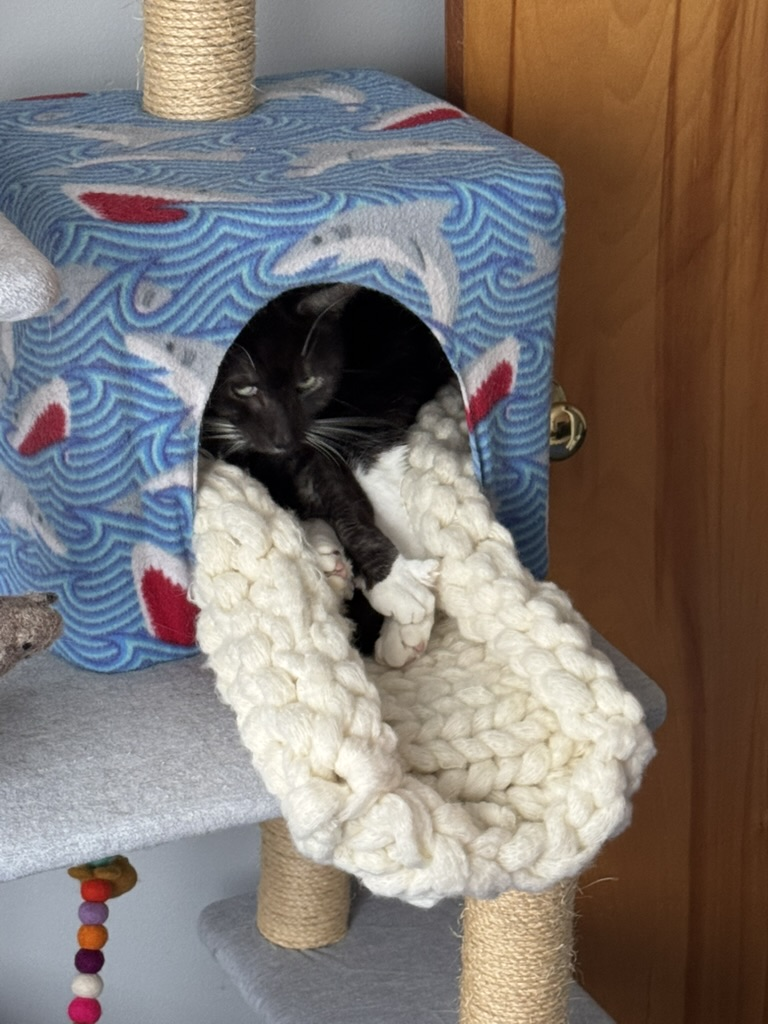
#> input picture StackGP/Dude.jpeg, 768 x 1024 px
$ jupyter execute --allow-errors ImageGPModelDemo.ipynb
#> lines starting #> are read from the running program, lines starting #| are printed output that depends on the picture
### StackGP/StackGP.py
#!/usr/bin/env python
# coding: utf-8

import random
import matplotlib.pyplot as plt
import numpy as np
import math
import copy
import sys
from scipy.stats import pearsonr # for computing correlation
from functools import reduce #for flattening lists
from operator import concat  #for flattening lists
from scipy.stats import trim_mean # for ensemble evaluation
from scipy.stats import differential_entropy
import warnings
import time
import dill
import os
from sklearn.cluster import KMeans #for clustering in ensemble definition
from scipy.optimize import minimize #for uncertainty maximization
from sympy import symbols, simplify, expand
import sympy as sym
# check if connected to a jupyter notebook
try:
    from IPython.display import display, clear_output
except:
    pass

import signal #for timing out functions
from contextlib import contextmanager #for timing out functions

warnings.filterwarnings('ignore', '.*invalid value.*' )
warnings.filterwarnings('ignore', '.*overflow.*' )
warnings.filterwarnings('ignore', '.*divide by.*' )
warnings.filterwarnings('ignore', '.*is constant.*' )
warnings.filterwarnings('ignore', '.*nearly constant.*' )
warnings.filterwarnings('ignore', '.*Polyfit may be.*' )
warnings.filterwarnings('ignore', '.*Number of.*')
# [7 lines left out: function protectDiv, not called in this run]
def add(a,b):
    return a+b
def sub(a,b):
    return a-b
def mult(a,b):
    return a*b
def exp(a):
    return np.exp(a)
# def sine(a,b):
#     return np.sin(a)
# [6 lines left out: function power, not called in this run]
def sqrt(a):
    return np.sqrt(a)
def sqrd(a):
    return a**2
def inv(a):
    return np.array(a).astype(float)**(-1)
def sin(a):
    return np.sin(a)
def cos(a):
    return np.cos(a)
def tan(a):
    return np.tan(a)
def arccos(a):
    return np.arccos(a)
def arcsin(a):
    return np.arcsin(a)
def arctan(a):
    return np.arctan(a)
def tanh(a):
    return np.tanh(a)
def log(a):
    return np.log(a)

def and1(a,b):
    return np.logical_and(a,b)
def or1(a,b):
    return np.logical_or(a,b)
def xor1(a,b):
    return np.logical_xor(a,b)
def nand1(a,b):
    return np.logical_not(np.logical_and(a,b))
def nor1(a,b):
    return np.logical_not(np.logical_or(a,b))
def xnor1(a,b):
    return np.logical_not(np.logical_xor(a,b))
def not1(a):
    return np.logical_not(a)


def defaultOps():
    return [protectDiv,add,sub,mult,exp,sqrd,sqrt,inv,"pop","pop","pop","pop","pop","pop"]
def allOps():
    return [protectDiv,add,sub,mult,exp,sqrd,sqrt,inv,cos,sin,tan,arccos,arcsin,arctan,tanh,log,"pop","pop","pop","pop","pop","pop","pop","pop","pop","pop"]
def booleanOps():
    return [and1,or1,xor1,nand1,nor1,xnor1,not1,"pop","pop","pop","pop","pop","pop","pop"]
def randomInt(a=-3,b=3):
    return random.randint(a,b)
def defaultConst():
    return [np.pi, np.e, randomInt,ranReal ]
def booleanConst():
    return [1,0]
def ranReal(a=20,b=-10):
    return random.random()*a-b


############################
#Data Subsampling Methods
############################
# [49 lines left out: functions randomSubsample, generationProportionalSample, ordinalSample, orderedSample, ordinalBalancedSample, balancedSample, not called in this run]

import inspect
# [4 lines left out: function getArity, not called in this run]

getArity.__doc__ = "getArity(func) takes a function and returns the function arity"
def modelArity(model): #Returns the total arity of a model
    return 1+sum([getArity(i)-1 for i in model[0]])

modelArity.__doc__ = "modelArity(model) returns the total arity of a model"
# [4 lines left out: function listArity, not called in this run]
listArity.__doc__ = "listArity(list) returns the arity of evaluating a list of operators"
def buildEmptyModel(): # Generates an empty model
    return [[],[],[]]
buildEmptyModel.__doc__ = "buildEmptyModel() takes no inputs and generates an empty GP model"
def variableSelect(num): #Function that creates a function to select a specific variable
    return lambda variables: variables[num]
variableSelect.__doc__ = "variableSelect(n) is a function that creates a function to select the nth variable"
def modelToListForm(model):
    model[0]=model[0].tolist()
def modelRestoreForm(model):
    model[0]=np.array(model[0],dtype=object)

# [8 lines left out: function generateRandomModel, not called in this run]
generateRandomModel.__doc__ = "generateRandomModel() takes as input the variables, operators, constants, and max program length and returns a random program"
# [7 lines left out: function initializeGPModels, not called in this run]
initializeGPModels.__doc__ = "initializeGPModels(countOfVariables, operators, constants, numberOfModels=100, maxLength=10) returns a set of randomly generated models"

def reverseList(data): #Returns a list reversed
    return [i for i in reversed(data)]
reverseList.__doc__ = "reverseList(data) returns the data list reversed"
def varReplace(data,variables): #Replaces variable references with data during model evaluation
    return [i(variables) if callable(i) else i for i in data]
varReplace.__doc__ = "varReplace(data,variables) replaces references to variables in data with actual values"
# [6 lines left out: function inputLen, not called in this run]
inputLen.__doc__ = "inputLen(data) determines the number of data records in a data set"
def varCount(data): #Returns the number of variables in a data set
    return len(data)
varCount.__doc__ = "varCount(data) determines the number of variables in a data set"
# [5 lines left out: function evaluateGPModel, not called in this run]
evaluateGPModel.__doc__ = "evaluateGPModel(model,data) numerically evaluates a model using the data stored in inputData"
# [34 lines left out: function evModHelper, not called in this run]
evModHelper.__doc__ = "evModHelper(varStack,opStack,tempStack,data) is a helper function for evaluateGPModel"
# [5 lines left out: function rmse, not called in this run]
rmse.__doc__ = "rmse(model, input, response) is a fitness objective that evaluates the root mean squared error"
# [27 lines left out: functions binaryError, fitness, not called in this run]
fitness.__doc__ = "fitness(program,data,response) returns the 1-R^2 value of a model"
def stackGPModelComplexity(model,*args):
    return len(model[0])+len(model[1])-model[0].tolist().count("pop")
stackGPModelComplexity.__doc__ = "stackGPModelComplexity(model) returns the complexity of the model"

###################### Timeout function for model complexity ######################
class TimeoutException(Exception): pass

# [43 lines left out: functions time_limit, ComputeSymbolicHess, EvaluateHess, Approx2Deriv, ApproxHessRank, not called in this run]

# [11 lines of commented-out code are left out]

def HessRank(model,vars,values):
    hess=ApproxHessRank(model,vars,values)
    return hess


# Counts basis terms in a model
# [27 lines left out: functions count_basis_terms, basisFunctionComplexity, not called in this run]

# Creates a lambda function to be used as a complexity metric when given a target dimensionality and deviation
def basisFunctionComplexityDiff(target, deviation, vars, low, mid, high):
    return lambda model,*args: max(np.mean([abs(basisFunctionComplexity(model,vars,low)-target),abs(basisFunctionComplexity(model,vars,mid)-target) ,abs(basisFunctionComplexity(model,vars,high)-target)] ),(deviation))-deviation


def setModelQuality(model,inputData,response,modelEvaluationMetrics=[fitness,stackGPModelComplexity]):
    model[2]=[i(model,inputData,response) for i in modelEvaluationMetrics]


setModelQuality.__doc__ = "setModelQuality(model, inputdata, response, metrics=[r2,size]) is an inplace operator that sets a models quality"
# [83 lines left out: functions stackPass, stackGrab, fragmentVariables, recombination2pt, not called in this run]
recombination2pt.__doc__ = "recombination2pt(model1,model2) does 2 point crossover and returns two children models"

def get_numeric_indices(l): #Returns indices of list that are numeric
    return [i for i in range(len(l)) if type(l[i]) in [int,float]]


# [62 lines left out: function mutate, not called in this run]

mutate.__doc__ = "mutate(model,variableCount,ops,constants,maxLength) mutates a model"
# [7 lines left out: function paretoFront, not called in this run]
def paretoTournament(pop): # selects the Pareto front of a model set
    fitnessValues=np.array([mod[2] for mod in pop])
    return (np.array(pop,dtype=object)[paretoFront(fitnessValues)]).tolist()
# [9 lines left out: function tournamentModelSelection, not called in this run]
paretoTournament.__doc__ = "paretoTournament(models, inputData, responseData) returns the Pareto front of a model set"
def modelSameQ(model1,model2): #Checks if two models are the same
    return len(model1[0])==len(model2[0]) and len(model1[1]) == len(model2[1]) and all(model1[0]==model2[0]) and model1[1]==model2[1]
modelSameQ.__doc__ = "modelSameQ(model1,model2) checks if model1 and model2 are the same and returns True if so, else False"
# [12 lines left out: function deleteDuplicateModels, not called in this run]
deleteDuplicateModels.__doc__ = "deleteDuplicateModels(models) deletes models that have the same form without simplifying"

# [16 lines left out: function deleteDuplicateModelsPhenotype, not called in this run]

def removeIndeterminateModels(models): #Removes models from the population that evaluate to nonreal values
    return [i for i in models if (not any(np.isnan(i[2]))) and all(np.isfinite(np.isnan(i[2])))]
removeIndeterminateModels.__doc__ = "removeIndeterminateModels(models) removes models that have a fitness that results from inf or nan values"
def sortModels(models):
    return sorted(models, key=lambda m:m[2])
sortModels.__doc__ = "sortModels(models) sorts a model population by the models' accuracies"
# [18 lines left out: function selectModels, not called in this run]
selectModels.__doc__ = "selectModels(models, selectionSize=0.5) iteratively selects the Pareto front of a model population until n or n*popSize models are selected"
# [7 lines left out: function stackVarUsage, not called in this run]
stackVarUsage.__doc__ = "stackVarUsage(opStack) is a helper function that determines how many variables/constants are needed by the operator stack"
# [23 lines left out: function trimModel, not called in this run]
trimModel.__doc__ = "trimModel(model) trims extra pop operators off the operator stack so that further modifications such as a model alignment aren't altered by those pop operators"
# [16 lines left out: function alignGPModel, not called in this run]
alignGPModel.__doc__ = "alignGPModel(model, input, response) aligns a model such that response-a*f(x)+b are minimized over a and b"
# [98 lines left out: function evolve, not called in this run]


def replaceFunc(stack,f1,f2):
    return [i if i!=f1 else f2 for i in stack]
# [89 lines left out: functions printGPModel, ensembleSelect, uncertainty, evaluateModelEnsemble, evaluateModelEnsembleUncertainty, not called in this run]

def relativeEnsembleUncertainty(ensemble,inputData):
    output=evaluateModelEnsembleUncertainty(ensemble,inputData)
    return np.array(output)

def createUncertaintyFunc(ensemble):
    return lambda x: -relativeEnsembleUncertainty(ensemble,x)

# [8 lines left out: function maximizeUncertainty, not called in this run]
def extendData(data,newPoint):
    return np.concatenate((data.T,np.array([newPoint]))).T

# [307 lines left out: functions activeLearningCheckpoint, activeLearningCheckpointLoad, subSampleSpace, activeLearning, plotModels, plotModelResponseComparison and 10 more, not called in this run]

def totalSharpness(model,inputData,responseData,numPerturbations=10,percentPerturbation=0.2,preserveSign=False):

    return sharpnessConstants(model,inputData,responseData,numPerturbations=numPerturbations,percentPerturbation=percentPerturbation)+sharpnessData(model,inputData,responseData,numPerturbations=numPerturbations,percentPerturbation=percentPerturbation,preserveSign=preserveSign)

############################
#Multiple Independent Searches
############################
# [28 lines left out: functions runEpochs, generateRandomBenchmark, not called in this run]

### StackGP/ImageGPModelDemo.ipynb
# Exploring Exposure Pipelines in StackGP

[cell 1]
from StackGP import *
from skimage.exposure import *
import imageio
import matplotlib.pyplot as plt

### Image operators and supporting functions

[cell 2]
# bound a random value between min and max
def boundVal(val, minVal, maxVal):
    if val<minVal:
        return minVal
    elif val>maxVal:
        return maxVal
    else:
        return val

def equalize_histOverride(img,val):
    return equalize_hist(img, nbins=min(int(256*val),20))
equalize_histOverride.__repr__ = lambda : "equalize_hist"

def equalize_adapthistOverride(img,val1, val2, val3):
    return equalize_adapthist(img, clip_limit=val1%1, nbins=min(int(256*val2), 20), kernel_size=int(1+min(img.shape[:2])*val3))
equalize_adapthistOverride.__repr__ = lambda : "equalize_adapthist"

def rescale_intensityOverride(img, par):
    return rescale_intensity(img)
rescale_intensityOverride.__repr__ = lambda : "rescale_intensity"

def adjust_gammaOverride(img, gamma, gain):
    return adjust_gamma(img, gamma=boundVal(5*gamma,0.1,5), gain=boundVal(5*gain,0.1,5))
adjust_gammaOverride.__repr__ = lambda : "adjust_gamma"

def adjust_logOverride(img, gain):
    return adjust_log(img, gain=boundVal(5*gain,0.1,5))
adjust_logOverride.__repr__ = lambda : "adjust_log"

def adjust_sigmoidOverride(img, cutoff, gain):
    return adjust_sigmoid(img, cutoff=boundVal(cutoff%1,0.1,0.9), gain=boundVal(20*gain,1,20))
adjust_sigmoidOverride.__repr__ = lambda : "adjust_sigmoid"

[cell 3]
 # removed [is_low_contrast], histogram, cumulative_distribution, match_histograms
imageOps=[adjust_gammaOverride, adjust_logOverride, adjust_sigmoidOverride, equalize_adapthistOverride, equalize_histOverride, rescale_intensityOverride]
expArities={"adjust_gamma":2, "adjust_log":1, "adjust_sigmoid":2, "equalize_adapthist":3, "equalize_hist":1, "rescale_intensity":1}
def ranVal():
    return random.random()
imgConst= [ranVal]

### Model evaluation functions

[cell 4]
def see(img):
    plt.imshow(img)
    plt.axis('off')
    plt.show()
    return

# replace pixels greater than 1 with 1, less than 0 with 0
def clipImage(img):
    img[img>1]=1
    img[img<0]=0
    return img

def getImgArity(imgOp):
    return expArities[imgOp.__repr__()]

def evaluateGPImgModel(model,inputData): #Evaluates a model numerically
    response=evModImgHelper(model[1],model[0],[],inputData)[2]

    return response
def evModImgHelper(varStack,opStack,tempStack,img): #Recursive helper function for evaluateGPModel
    stack1=varStack
    stack2=opStack
    stack3=tempStack

    # check if all pixel values are same
    if np.all(img == img.flat[0]):
        return [stack3,stack2,stack1]
    if len(stack2)==0:
        return [stack3,stack2,stack1]
    op=stack2[0]
    stack2=stack2[1:]


    patt=getImgArity(op)
    while patt>len(stack3):
        stack3=[stack1[0]]+stack3
        stack1=stack1[1:]

    #print("stack3: ", stack3, " patt: ", patt, " data: ", np.mean(img), " op: ", op)
    try:
        temp=clipImage(op(img,*reverseList(stack3[:patt])))
    except TypeError:
        print("Type Error -- stack3: ", stack3, " patt: ", patt, " data: ", img, " op: ", op)
        temp=np.nan
    except OverflowError:
        temp=np.nan
    stack3=stack3[patt:]
    #stack3=[temp]+stack3

    if len(stack2)>0:
        stack1,stack2,stack3=evModImgHelper(stack1,stack2,stack3,temp)

    return [stack1,stack2,temp]

def modelImgArity(model): #Returns the total arity of a model
    return sum([getImgArity(i) for i in model[0]])

def generateRandomImgModel(ops,const,maxLength):  #Generates a random GP model
    prog = buildEmptyModel()                             #Generate an empty model with correct structure
    varChoices=const                           #All variable and constants choices
    prog[0]=np.array(np.random.choice(ops,random.randint(1,maxLength)),dtype=object) #Choose random operators
    countVars=modelImgArity(prog)    #Count how many variables/constants are needed
    prog[1]=np.random.choice(varChoices,countVars).tolist()       #Choose random variables/constants
    prog[1]=[i() if (callable(i) and i.__name__!='<lambda>' )else i for i in prog[1]] #If function then evaluate
    return prog
def initializeGPImgModels(ops=imageOps,const=defaultConst(),numberOfModels=100,maxLength=10): # generate random linear program
    prog=[[],[],[]]
    # prog stores [Operators, VarConst, QualityMetrics]

    models=[generateRandomImgModel(ops,const,maxLength) for i in range(numberOfModels)] #Generate models

    return models

[cell 5]
[op for op in imageOps if getImgArity(op)==1 and op!='pop']

[cell 6]
# [63 lines left out: function imgmutate, not called in this run]


def imgevolve(inputData, responseData, generations=100, ops=copy.deepcopy(imageOps), const=imgConst, variableNames=[], mutationRate=79, crossoverRate=11, spawnRate=10, extinction=False,extinctionRate=10,elitismRate=50,popSize=300,maxComplexity=100,align=True,initialPop=[],timeLimit=300,capTime=False,tourneySize=5,tracking=False,liveTracking=False,liveTrackingInterval=1,modelEvaluationMetrics=[fitness,stackGPModelComplexity],dataSubsample=False,samplingMethod=randomSubsample,alternateObjectives=[],alternateObjFrequency=10,allowEarlyTermination=False,earlyTerminationThreshold=0):

    metrics=modelEvaluationMetrics

    fullInput,fullResponse=copy.deepcopy(inputData),copy.deepcopy(responseData)
    inData=copy.deepcopy(fullInput)
    resData=copy.deepcopy(fullResponse)
    models=initializeGPImgModels(ops,const,popSize)
    models=models+initialPop
    startTime=time.perf_counter()
    bestFits=[]
    if liveTracking:
        fig, ax = plt.subplots(figsize=(20,10))
        ckTime=time.perf_counter()
    for i in range(generations):
        if capTime and time.perf_counter()-startTime>timeLimit:
            break
        if len(alternateObjectives)>0 and (i+1)%alternateObjFrequency==0:
            metrics=modelEvaluationMetrics[:1]+alternateObjectives
        else:
            metrics=modelEvaluationMetrics
        if dataSubsample:
            inData,resData=samplingMethod(fullInput,fullResponse,generations=generations,generation=i)
        for mods in models:
            setModelQuality(mods,inData,resData,modelEvaluationMetrics=metrics)
        models=removeIndeterminateModels(models)
        if allowEarlyTermination and min([mods[2][0] for mods in models])<=earlyTerminationThreshold:
            print("Early termination at generation ", i)
            break
        if tracking or liveTracking:
            bestFits.append(min([mods[2][0] for mods in paretoTournament(models)]))
        if liveTracking and time.perf_counter()-ckTime>liveTrackingInterval:
            ax.clear()
            ax.plot(bestFits)
            ax.set_title(f"Best Model: {bestFits[-1]:.2f} at Generation {(i+1)}")
            ax.set_xlabel("Generations")
            ax.set_ylabel("Fitness")
            clear_output(wait=True)
            display(fig)
            #plt.show()
            plt.close(fig)
            ckTime=time.perf_counter()

        #paretoModels=paretoTournament(models)
        paretoModels=selectModels(models,elitismRate/100*popSize if elitismRate/100*popSize<len(models) else len(models))
        if extinction and i%extinctionRate==0 and i>0:
            models=initializeGPImgModels(ops,const,popSize)
            for mods in models:
                setModelQuality(mods,inData,resData,modelEvaluationMetrics=metrics)

        models=tournamentModelSelection(models,popSize,tourneySize)

        crossoverPairs=random.sample(models,round(crossoverRate/100*popSize))
        toMutate=random.sample(models,round(mutationRate/100*popSize))

        childModels=paretoModels

        for j in range(round(len(crossoverPairs)/2)-1):
            childModels=childModels+recombination2pt(crossoverPairs[j],crossoverPairs[j+round(len(crossoverPairs)/2)])

        for j in toMutate:
            childModels=childModels+[imgmutate(j,0,ops,const)]

        childModels=childModels+initializeGPImgModels(ops,const,round(spawnRate/100*popSize))

        childModels=deleteDuplicateModels(childModels)
        childModels=[model for model in childModels if stackGPModelComplexity(model)<maxComplexity]

        #for mods in childModels:
        #    setModelQuality(mods,inData,resData,modelEvaluationMetrics=modelEvaluationMetrics)
        #childModels=removeIndeterminateModels(childModels)

        if len(childModels)<popSize:
            childModels=childModels+initializeGPImgModels(ops,const,popSize-len(childModels))

        models=copy.deepcopy(childModels)


    for mods in models:
        setModelQuality(mods,fullInput,fullResponse,modelEvaluationMetrics=modelEvaluationMetrics+alternateObjectives)
    #models=[trimModel(mod) for mod in models]
    models=deleteDuplicateModels(models)
    models=removeIndeterminateModels(models)
    models=sortModels(models)
    #if align:
    #    models=[alignGPModel(mods,fullInput,fullResponse) for mods in models]

    if tracking:
        bestFits.append(min([mods[2][0] for mods in paretoTournament(models)]))
        plt.figure()
        plt.plot(bestFits)
        plt.title("Fitness over Time")
        plt.xlabel("Generations")
        plt.ylabel("Fitness")
        plt.show()

    return models

[cell 7]
img = imageio.imread('Dude.jpeg')
#> img is the input picture: shape (1024, 768, 3); mean R, G, B 126.2, 118.3, 114.1
# convert to float image
img=img.astype(float)/255.0
see(img)

[cell 8]
mm=generateRandomImgModel(imageOps,[ranVal],10)
print(mm)
# display before and after side by side
see(evaluateGPImgModel(mm, img))
#> in evModImgHelper, `stack1=varStack`: stack1 = [0.758, 0.421, 0.259, 0.511, 0.405, 0.784, 0.303, 0.477, 0.583, 0.908, 0.505, 0.282, 0.756, 0.618]
#> the loop in evModImgHelper, `while patt>len(stack3):` made 1 pass
#> stack3 on pass 1: [0.758]
#> in equalize_histOverride, `return equalize_hist(img, nbins=min(int(256*val),20))`:
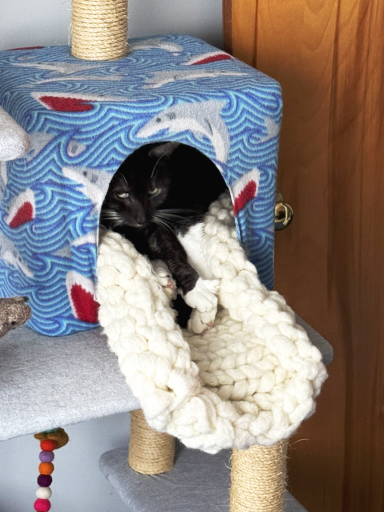
#> returned value: shape (1024, 768, 3) float64 (shown at 1/2 size); mean of channels 0, 1, 2 0.552, 0.521, 0.511; drawn as R, G, B
#> in evModImgHelper, `stack3=stack3[patt:]`: stack3 = []
#> the loop in evModImgHelper (call 2), `while patt>len(stack3):` made 1 pass
#> stack3 on pass 1: [0.421]
#> in adjust_gammaOverride, `return adjust_gamma(img, gamma=boundVal(5*gamma,0.1,5), gain=boundVal(..`:
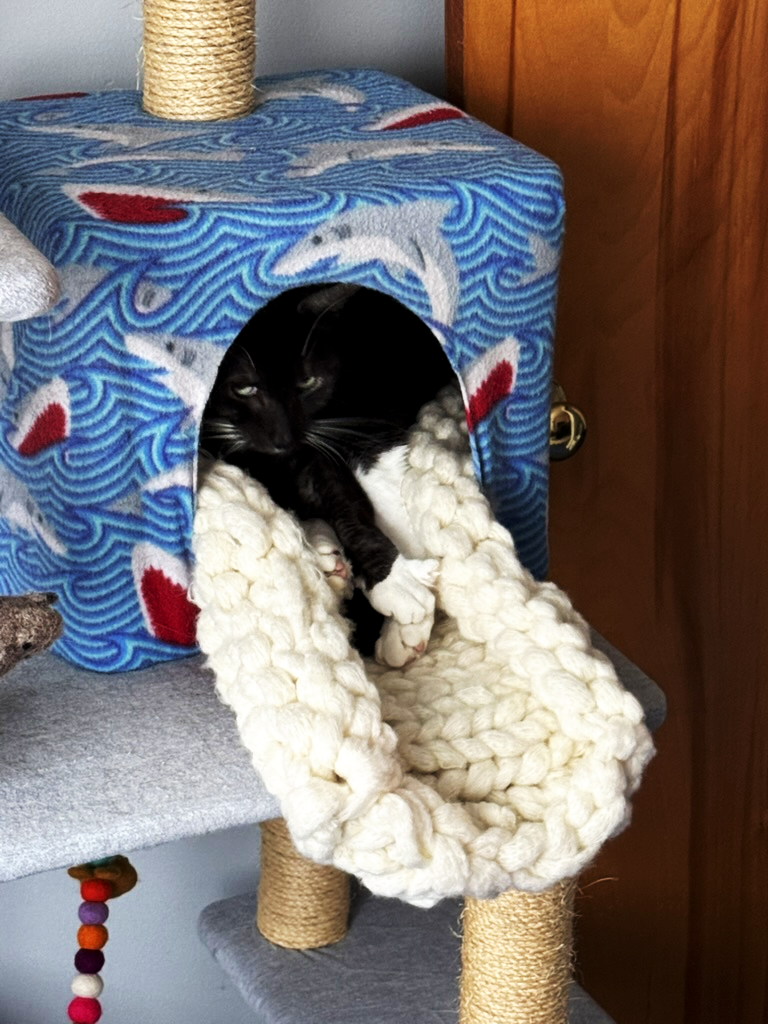
#> returned value: shape (1024, 768, 3) float64; mean of channels 0, 1, 2 1.21, 1.13, 1.13; drawn with min black and max white
#> (the rest of the program and of its run is left out)
